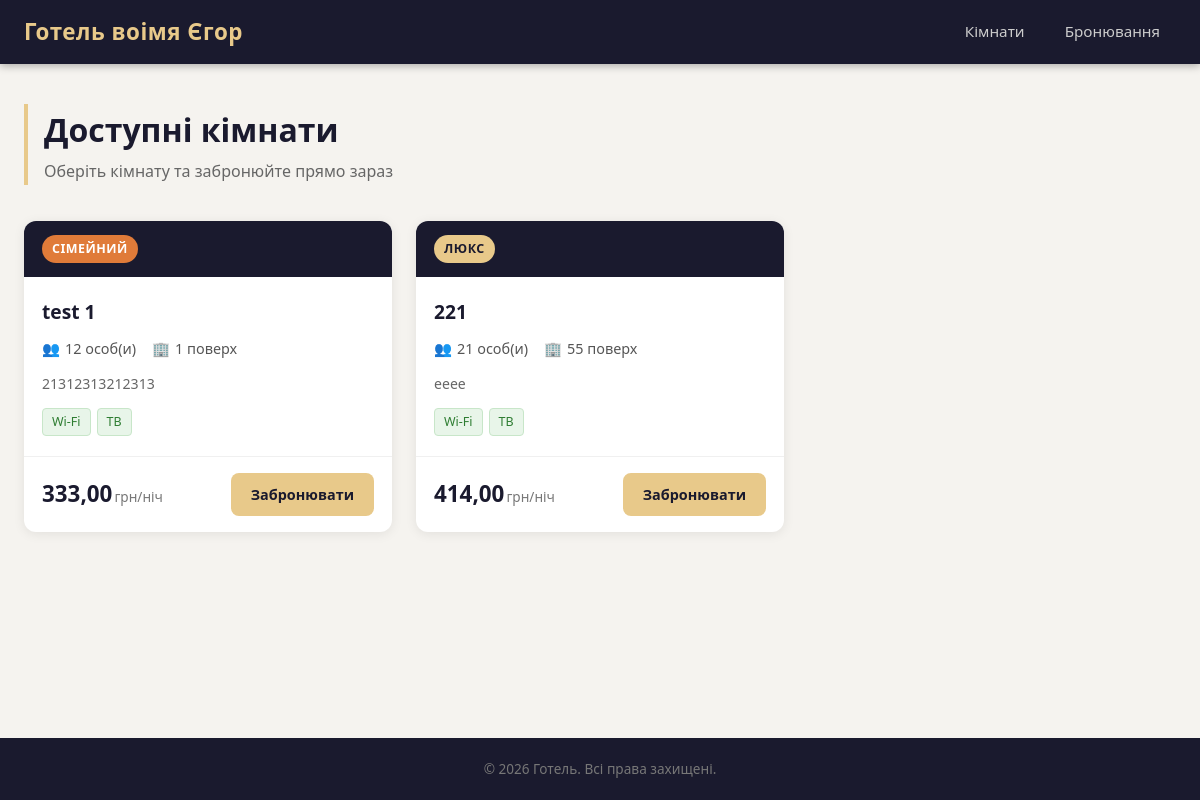
The page / on the database its author committed.
### app/models.py (models this page shows, shortened)
class Room(models.Model):
    ROOM_TYPES = [
        ('single', 'Одномісний'),
        ('double', 'Двомісний'),
        ('suite', 'Люкс'),
        ('family', 'Сімейний'),
    ]
    name = models.CharField(max_length=100, verbose_name='Назва')
    room_type = models.CharField(max_length=10, choices=ROOM_TYPES, default='single', verbose_name='Тип кімнати')
    capacity = models.PositiveIntegerField(verbose_name='Місткість')
    price_per_day = models.DecimalField(max_digits=8, decimal_places=2, verbose_name='Ціна за день')
    description = models.TextField(blank=True, verbose_name='Опис')
    floor = models.PositiveIntegerField(default=1, verbose_name='Поверх')
    has_wifi = models.BooleanField(default=True, verbose_name='Wi-Fi')
    has_tv = models.BooleanField(default=True, verbose_name='Телевізор')
    has_air_conditioning = models.BooleanField(default=False, verbose_name='Кондиціонер')
    is_active = models.BooleanField(default=True, verbose_name='Активна')
    class Meta:
        verbose_name = 'Кімната'
        verbose_name_plural = 'Кімнати'

### app/views.py (the view)
# urls.py: path('', views.room_list, name='room_list'),
def room_list(request):
    rooms = Room.objects.filter(is_active=True)
    return render(request, 'room_list.html', {'rooms': rooms})

### templates/room_list.html (shortened to what this page needs)
{% extends 'base.html' %}
{% block content %}
<div class="page-header">
    <h1>Доступні кімнати</h1>
    <p class="page-subtitle">Оберіть кімнату та забронюйте прямо зараз</p>
</div>
<div class="rooms-grid">
    {% for room in rooms %}
    <div class="room-card {% if not room.is_active %}room-card--inactive{% endif %}">
        <div class="room-card__header">
            <span class="room-badge room-badge--{{ room.room_type }}">
                {% if room.room_type == 'single' %}Одномісний
                {% elif room.room_type == 'double' %}Двомісний
                {% elif room.room_type == 'suite' %}Люкс
                {% elif room.room_type == 'family' %}Сімейний
                {% endif %}
            </span>
        </div>
        <div class="room-card__body">
            <h2 class="room-card__name">{{ room.name }}</h2>
            <div class="room-card__meta">
                <div class="room-meta-item">
                    <span class="meta-icon">&#128101;</span>
                    <span>{{ room.capacity }} особ(и)</span>
                </div>
                <div class="room-meta-item">
                    <span class="meta-icon">&#127970;</span>
                    <span>{{ room.floor }} поверх</span>
                </div>
            </div>
            {% if room.description %}
            <p class="room-card__description">{{ room.description }}</p>
            {% endif %}
            <div class="room-amenities">
                {% if room.has_wifi %}
                <span class="amenity amenity--on">Wi-Fi</span>
                {% endif %}
                {% if room.has_tv %}
                <span class="amenity amenity--on">ТВ</span>
                {% endif %}
            </div>
        </div>
        <div class="room-card__footer">
            <div class="room-price">
                <span class="price-amount">{{ room.price_per_day }}</span>
                <span class="price-unit"> грн/ніч</span>
            </div>
            {% if room.is_active %}
            <a href="{% url 'booking_create' room.pk %}" class="btn btn-primary">Забронювати</a>
            {% else %}
            <button class="btn btn-disabled" disabled>Недоступна</button>
            {% endif %}
        </div>
    </div>
    {% empty %}
    <div class="empty-state">
        <p>Кімнати не знайдено.</p>
    </div>
    {% endfor %}
</div>
{% endblock %}

### static/css/style.css (style rules this page uses)
*, *::before, *::after { box-sizing: border-box; margin: 0; padding: 0; }
body { font-family: 'Segoe UI', Tahoma, Geneva, Verdana, sans-serif; background-color: #f5f3ef; color: #2c2c2c; line-height: 1.6; min-height: 100vh; display: flex; flex-direction: column; }
a { text-decoration: none; color: inherit; }
.page-header { margin-bottom: 36px; border-left: 4px solid #e8c98a; padding-left: 16px; }
.page-header h1 { font-size: 2rem; font-weight: 700; color: #1a1a2e; }
.page-subtitle { color: #666; margin-top: 4px; font-size: 1rem; }
.rooms-grid { display: grid; grid-template-columns: repeat(auto-fill, minmax(320px, 1fr)); gap: 24px; }
.room-card { background: #fff; border-radius: 12px; box-shadow: 0 2px 12px rgba(0,0,0,0.08); display: flex; flex-direction: column; overflow: hidden; transition: transform 0.2s, box-shadow 0.2s; }
.room-card__header { background: #1a1a2e; padding: 14px 18px; display: flex; gap: 8px; flex-wrap: wrap; }
.room-badge { font-size: 0.78rem; font-weight: 600; padding: 4px 10px; border-radius: 20px; text-transform: uppercase; letter-spacing: 0.5px; }
.room-badge--suite { background: #e8c98a; color: #1a1a2e; }
.room-badge--family { background: #e07b39; color: #fff; }
.room-card__body { padding: 20px 18px; flex: 1; }
.room-card__name { font-size: 1.2rem; font-weight: 700; margin-bottom: 10px; color: #1a1a2e; }
.room-card__meta { display: flex; gap: 16px; margin-bottom: 12px; font-size: 0.9rem; color: #555; }
.room-meta-item { display: flex; align-items: center; gap: 5px; }
.room-card__description { font-size: 0.88rem; color: #666; margin-bottom: 14px; line-height: 1.5; }
.room-amenities { display: flex; flex-wrap: wrap; gap: 6px; }
.amenity { font-size: 0.78rem; padding: 3px 9px; border-radius: 4px; font-weight: 500; }
.amenity--on { background: #e8f5e9; color: #2e7d32; border: 1px solid #c8e6c9; }
.room-card__footer { padding: 16px 18px; border-top: 1px solid #f0f0f0; display: flex; align-items: center; justify-content: space-between; }
.room-price { display: flex; align-items: baseline; gap: 2px; }
.price-amount { font-size: 1.4rem; font-weight: 700; color: #1a1a2e; }
.price-unit { font-size: 0.85rem; color: #777; }
.btn { display: inline-block; padding: 10px 20px; border-radius: 8px; font-size: 0.9rem; font-weight: 600; cursor: pointer; border: none; transition: background 0.2s, transform 0.1s; text-align: center; }
.btn-primary { background: #e8c98a; color: #1a1a2e; }

### rows shown on the page
Room: room_type "СІМЕЙНИЙ", name "test 1", capacity "12", floor "1", description "21312313212313", has_wifi "Wi-Fi", has_tv "ТВ", price_per_day "333,00", is_active "Забронювати"
Room: room_type "ЛЮКС", name "221", capacity "21", floor "55", description "eeee", has_wifi "Wi-Fi", has_tv "ТВ", price_per_day "414,00", is_active "Забронювати"
